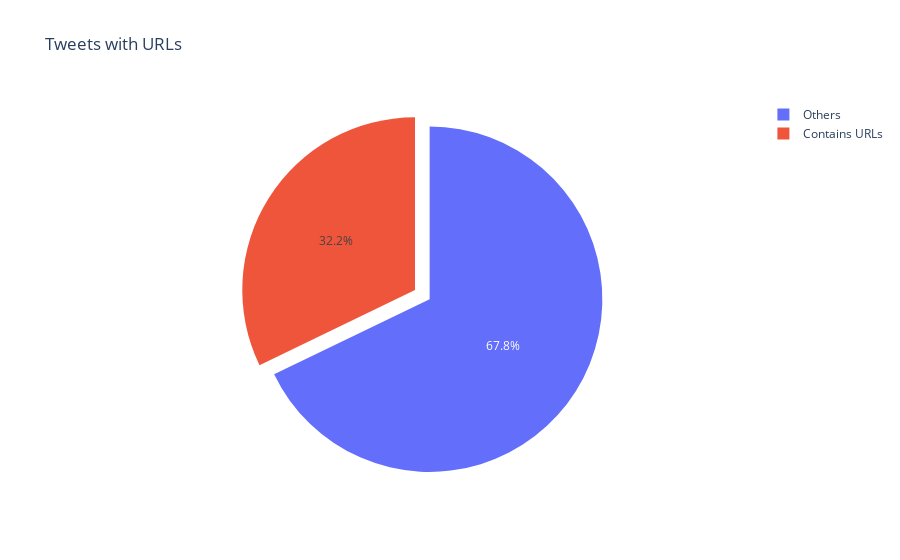

The code cell stored with this chart in its notebook:
### Code cell
# How many of them contains links 
count=len(new_df[new_df['Text'].str.contains('https://')])
fig=go.Figure(go.Pie(labels=['Contains URLs','Others'],values=[count,1999-count],pull=[0,0.1]))
fig.update_layout(autosize=False,title='Tweets with URLs')
fig.show()

### Figure 1 — Plotly figure (JSON) as saved in the notebook; plotly's stock layout.template omitted (floating-point values rounded to 4 significant figures)
{"data": [{"labels": ["Contains URLs", "Others"], "pull": [0, 0.1], "type": "pie", "values": [643, 1356]}], "layout": {"autosize": false, "title": {"text": "Tweets with URLs"}}}
